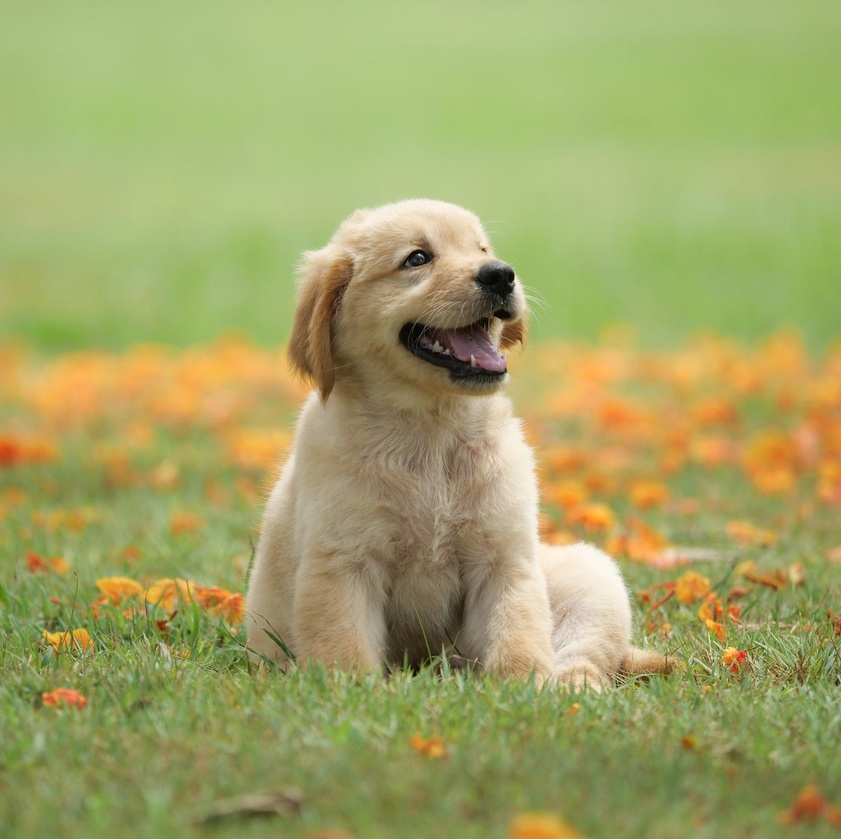
%> input picture Codes/DAY-02/puppyyyyyyy.jpg, 841 x 839 px, shrunk from 1200 x 1197 before the run
$ octave task0202.m   (GNU Octave 9; MATLAB toolbox functions it lacks are replaced by stand-ins)
%> lines starting %> are read from the running program, lines starting %| are printed output that depends on the picture
% To separate RGB channels
img = imread("puppyyyyyyy.jpg");
%> img is the input picture: size 839x841x3 uint8; mean R, G, B 161.9, 164.3, 102.4

redChannel = img(:,:,1);
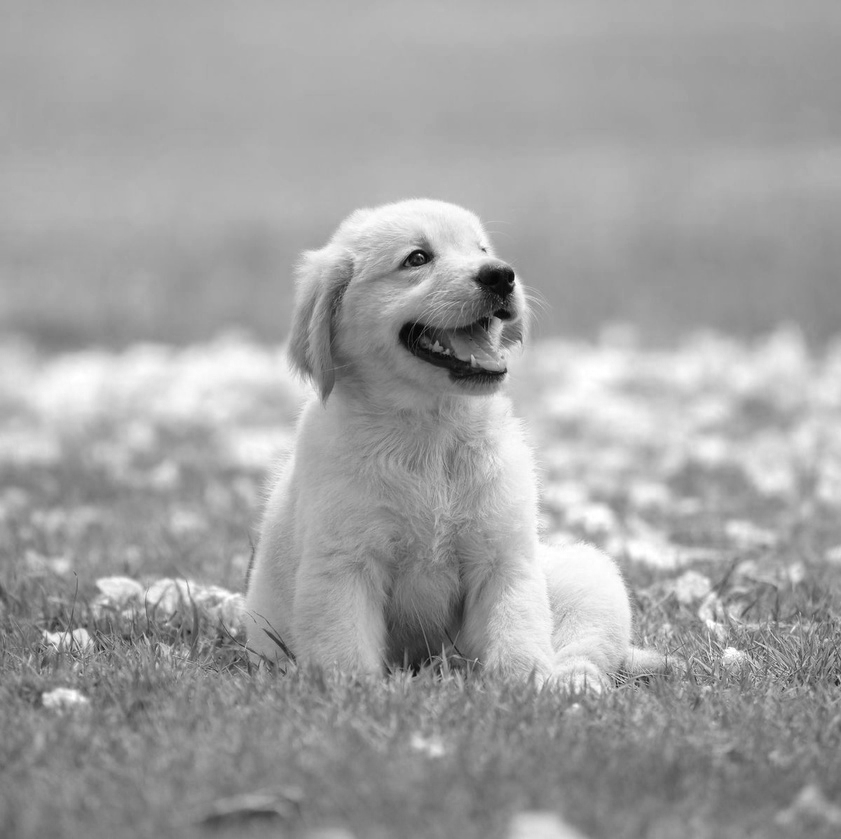
%> redChannel: size 839x841 uint8; min 1, max 255, mean 161.9
greenChannel = img(:,:,2);
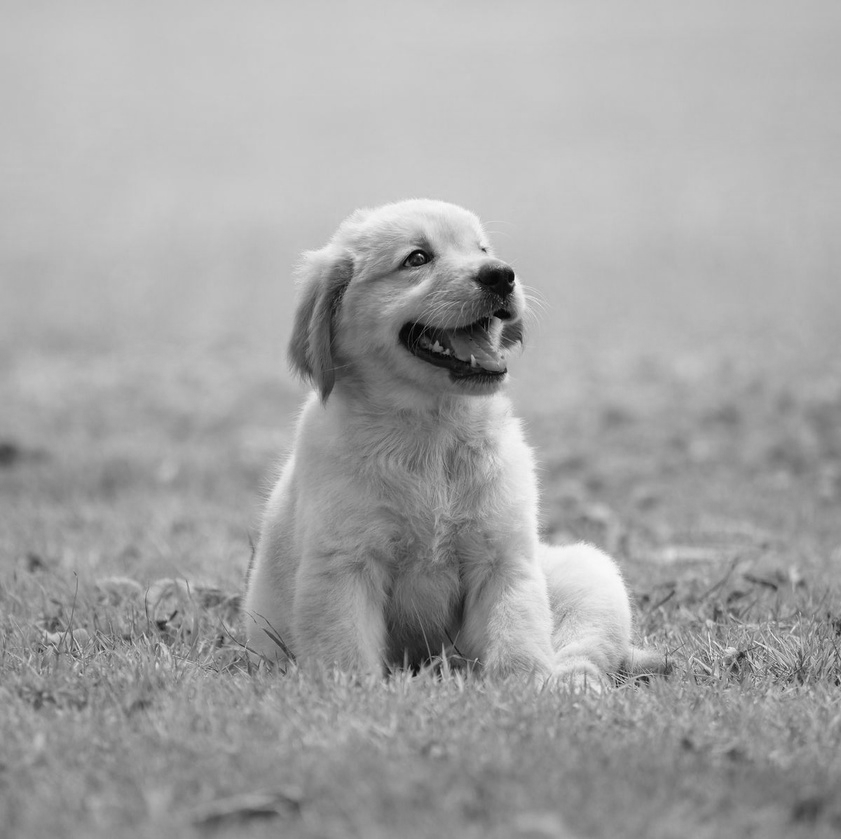
%> greenChannel: size 839x841 uint8; min 0, max 251, mean 164.3
blueChannel = img(:,:,3);
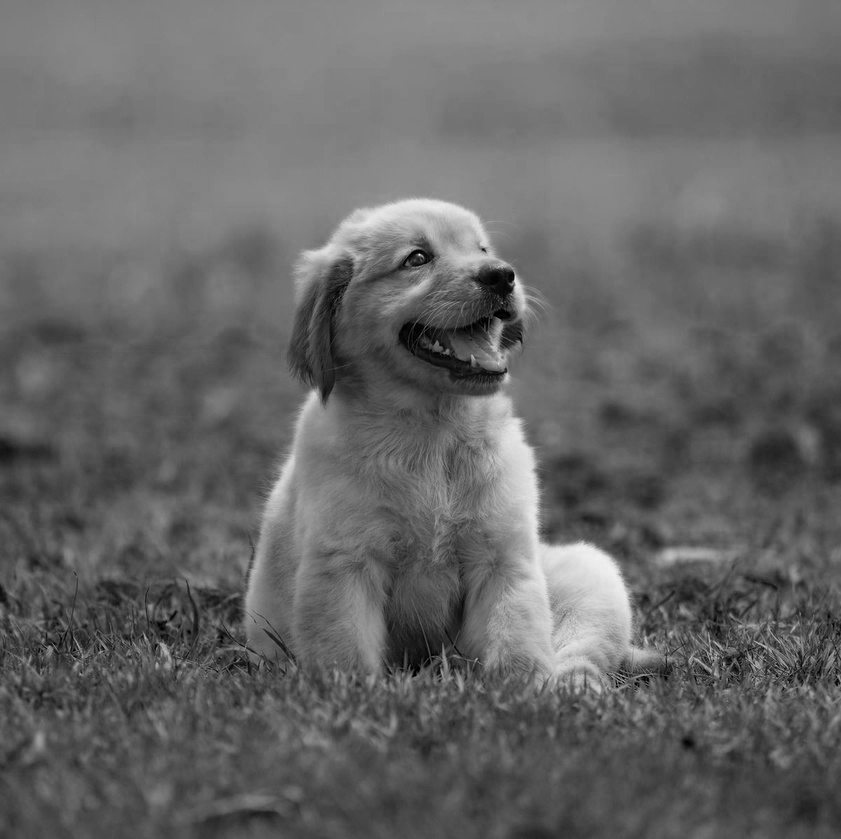
%> blueChannel: size 839x841 uint8; min 0, max 251, mean 102.4

[imgHeight, imgLength] = size(redChannel);
%> imgHeight = 839; imgLength = 841

fprintf('Red Channel:\n');
%redChannel
fprintf('Green Channel:\n');
%greenChannel
fprintf('Blue Channel:\n');
%blueChannel
